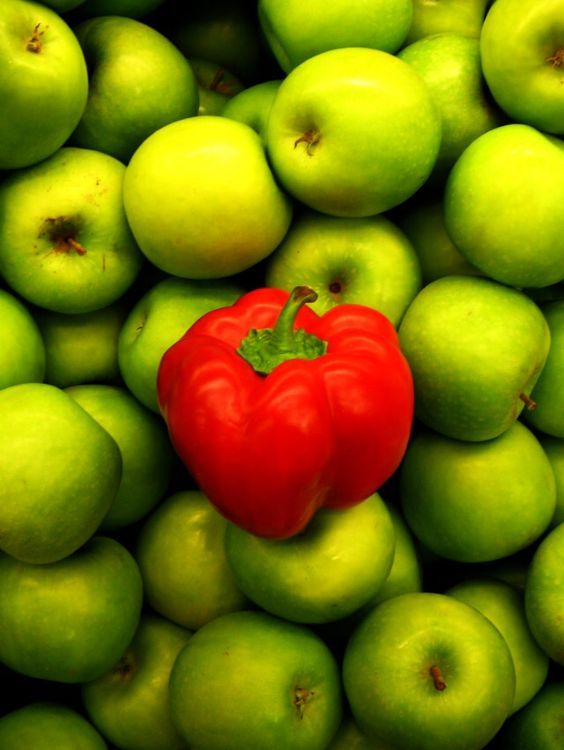
#> input picture apple.jpg, 564 x 750 px, found by its file name
$ python redidentification.py
#> lines starting #> are read from the running program, lines starting #| are printed output that depends on the picture; after the words box and inside, x2 and y2 are one past the last pixel; in counts of white or black regions, pixels touching at a corner belong together
import cv2
import numpy as np

COLOR_SHADES = {
    "red": {
        "Bright Red": "#ff000d", "Lipstick Red": "#c0022f", "Rusty Red": "#af2f0d", "Fire Engine Red": "#fe0002",
        "Deep Red": "#9a0200", "Cherry Red": "#f7022a", "Scarlet": "#be0119", "Rose Red": "#be013c",
        "Crimson": "#990000", "Maroon": "#800000", "Vermilion": "#e34234", "Burgundy": "#800020",
        "Carmine": "#960018", "Coral Red": "#ff4040", "Ruby Red": "#9b111e", "Blood Red": "#660000",
        "Tomato Red": "#ff6347", "Salmon Red": "#fa8072", "Dark Red": "#8b0000", "Indian Red": "#cd5c5c"
    }
}

def hex_to_rgb(hex_color):
    return tuple(int(hex_color[i:i+2], 16) for i in (1, 3, 5))

# [41 lines left out: functions closest_color_name, display_shade_info, not called in this run]

def detect_red(image_path):
#> called with image_path = 'images/apple.jpg'
    image = cv2.imread(image_path)
#> image is the input picture: shape (750, 564, 3); mean B, G, R 4.4, 117.8, 122.2
    if image is None:
        print("Error: Image not found or unable to load.")
        return None, None, None

    image_resized = cv2.resize(image, (500, 500))
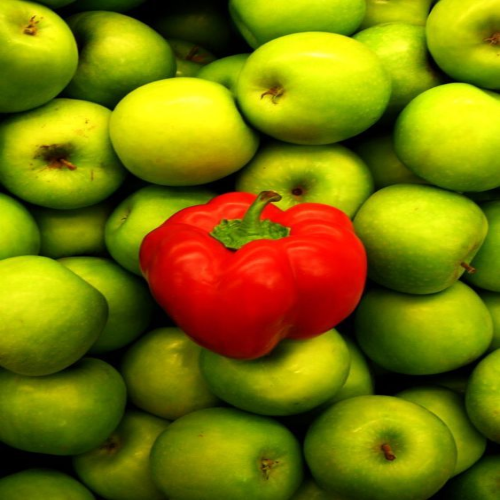
#> image_resized: shape (500, 500, 3); mean B, G, R 4.3, 117.7, 122.1
    original_image = image_resized.copy()

    image_blurred = cv2.GaussianBlur(image_resized, (5, 5), 0)
    image_denoised = cv2.medianBlur(image_blurred, 5)

    lab_image = cv2.cvtColor(image_denoised, cv2.COLOR_BGR2LAB)
#> lab_image: shape (500, 500, 3); mean of channels 0, 1, 2 125, 116.8, 180.5
    a_channel = lab_image[:, :, 1]
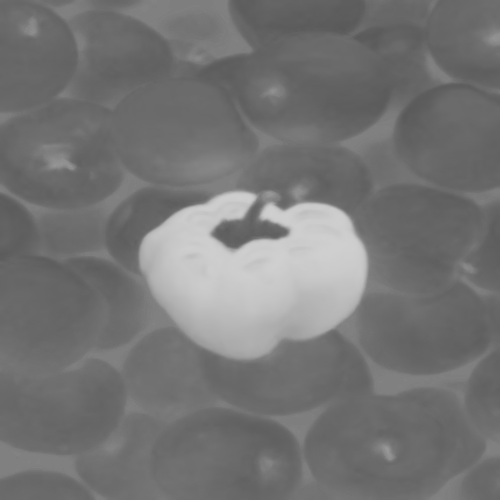
#> a_channel: shape (500, 500); min 89, max 207, mean 116.8
    _, mask = cv2.threshold(a_channel, 150, 255, cv2.THRESH_BINARY)
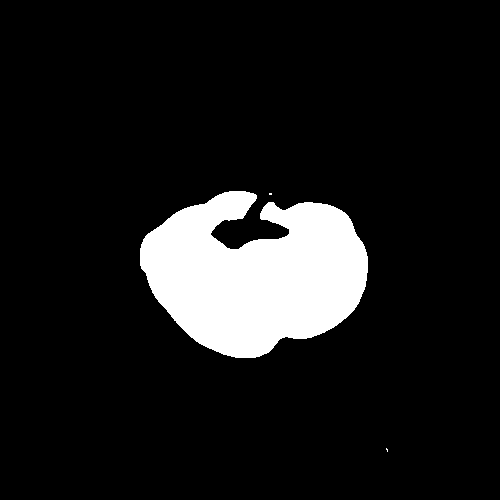
#> mask: shape (500, 500); 10.5% white; 3 white regions (2 under 20 px), largest, box (x1, y1, x2, y2) and area: (140, 191, 368, 358) 26268

    kernel = np.ones((5, 5), np.uint8)
    mask = cv2.morphologyEx(mask, cv2.MORPH_OPEN, kernel)
#> mask: shape (500, 500); 10.5% white; 1 white region, box (x1, y1, x2, y2) and area: (140, 191, 368, 358) 26262
    mask = cv2.morphologyEx(mask, cv2.MORPH_CLOSE, kernel)
#> mask: shape (500, 500); 10.5% white; 1 white region, box (x1, y1, x2, y2) and area: (140, 191, 368, 358) 26271

    edges = cv2.Canny(mask, 30, 100)
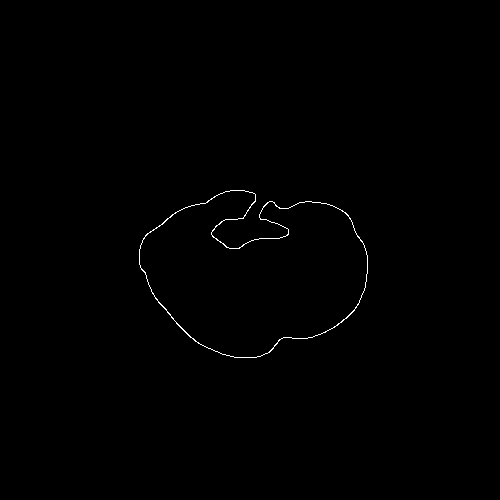
#> edges: shape (500, 500); 0.35% white in thin lines or dots, all inside (x1, y1, x2, y2) = (139, 190, 368, 358)
    contours, _ = cv2.findContours(edges, cv2.RETR_EXTERNAL, cv2.CHAIN_APPROX_SIMPLE)
#> contours = 1 contour; box (x1, y1, x2, y2) and area: (139, 190, 368, 358) 26338

    # Filter out small contours
    min_contour_area = 100
    contours = [cnt for cnt in contours if cv2.contourArea(cnt) > min_contour_area]

    output_image = image_resized.copy()
    cv2.drawContours(output_image, contours, -1, (0, 0, 0), 7)
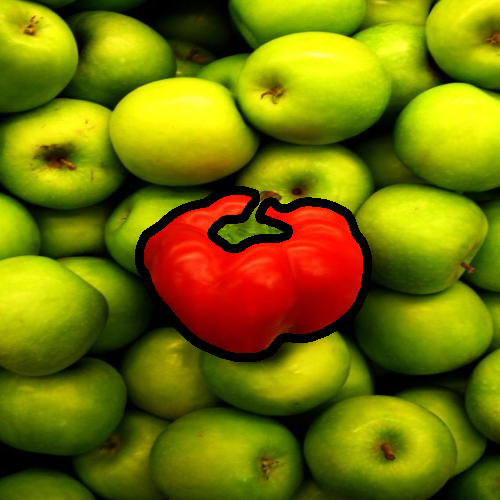
#> output_image: shape (500, 500, 3); 2.95% of pixels changed, all inside (x1, y1, x2, y2) = (135, 186, 372, 362)

    return output_image, contours, original_image

if __name__ == "__main__":
    output_image, contours, original_image = detect_red("images/apple.jpg")
    if output_image is None:
        exit()

    # Display the image and set up mouse callback to display color info
    cv2.imshow("Detected Red Colors", output_image)
    cv2.setMouseCallback("Detected Red Colors", display_shade_info, param=(contours, output_image, original_image))

    # Wait for a key press and then close the windows
    cv2.waitKey(0)
    cv2.destroyAllWindows()
